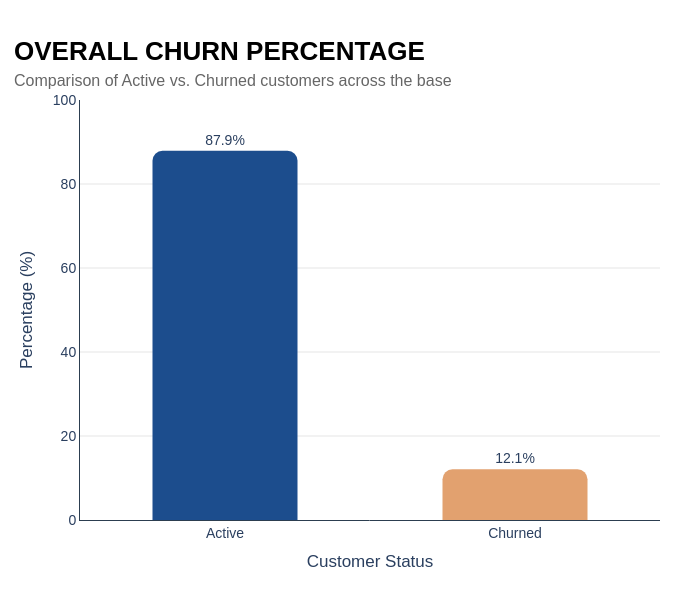

Notebook cell for this chart:
### Code cell
churn_data = customer_base['is_churn'].value_counts(normalize=True).reset_index()
churn_data.columns = ['Status', 'Percentage']
churn_data['Percentage'] = churn_data['Percentage'] * 100
churn_data['Status'] = churn_data['Status'].map({0: 'Active', 1: 'Churned'})

fig = px.bar(
    churn_data,
    x='Status',
    y='Percentage',
    color='Status',
    text='Percentage',
    color_discrete_map={'Active': c['blue_medium'], 'Churned': c['accent_gold']}
)

fig.update_traces(
    texttemplate='%{text:.1f}%',
    textposition='outside',
    marker_cornerradius=10,
    marker_line_width=0
)

fig = apply_my_style(
    fig,
    title="OVERALL CHURN PERCENTAGE",
    subtitle="Comparison of Active vs. Churned customers across the base"
)

fig.update_layout(
    xaxis_title="Customer Status",
    yaxis_title="Percentage (%)",
    yaxis=dict(range=[0, 100], showgrid=True, gridcolor=c['gray_light']),
    showlegend=False,
    width=700,
    height=600,
    bargap=0.5
)

fig.show()

### Figure 1 — Plotly figure (JSON) as saved in the notebook; plotly's stock layout.template omitted (floating-point values rounded to 4 significant figures)
{"data": [{"hovertemplate": "Status=%{x}<br>Percentage=%{text}<extra></extra>", "legendgroup": "Active", "marker": {"color": "#1C4D8D", "cornerradius": 10, "line": {"width": 0}, "pattern": {"shape": ""}}, "name": "Active", "orientation": "v", "showlegend": true, "text": [87.92], "textposition": "outside", "texttemplate": "%{text:.1f}%", "type": "bar", "x": ["Active"], "xaxis": "x", "y": [87.92], "yaxis": "y"}, {"hovertemplate": "Status=%{x}<br>Percentage=%{text}<extra></extra>", "legendgroup": "Churned", "marker": {"color": "#E2A16F", "cornerradius": 10, "line": {"width": 0}, "pattern": {"shape": ""}}, "name": "Churned", "orientation": "v", "showlegend": true, "text": [12.08], "textposition": "outside", "texttemplate": "%{text:.1f}%", "type": "bar", "x": ["Churned"], "xaxis": "x", "y": [12.08], "yaxis": "y"}], "layout": {"bargap": 0.5, "barmode": "relative", "font": {"family": "Montserrat, sans-serif", "size": 14}, "height": 600, "legend": {"title": {"text": "Status"}, "tracegroupgap": 0, "x": 0.99, "xanchor": "right", "y": 0.99, "yanchor": "top"}, "margin": {"b": 80, "l": 80, "r": 40, "t": 100}, "paper_bgcolor": "white", "plot_bgcolor": "white", "showlegend": false, "title": {"font": {"family": "Montserrat, sans-serif"}, "text": "<b style='font-size:26px; color:black;'>OVERALL CHURN PERCENTAGE</b><br><span style='font-size:16px; color:#666;'>Comparison of Active vs. Churned customers across the base</span>", "x": 0.02, "xanchor": "left", "y": 0.9, "yanchor": "top"}, "width": 700, "xaxis": {"anchor": "y", "categoryarray": ["Active", "Churned"], "categoryorder": "array", "domain": [0, 1], "linecolor": "#2C3E50", "linewidth": 1, "mirror": false, "showgrid": false, "showline": true, "title": {"text": "Customer Status"}}, "yaxis": {"anchor": "x", "domain": [0, 1], "gridcolor": "#E5E5E5", "linecolor": "#2C3E50", "linewidth": 1, "mirror": false, "range": [0, 100], "showgrid": true, "showline": true, "title": {"text": "Percentage (%)"}}}}
